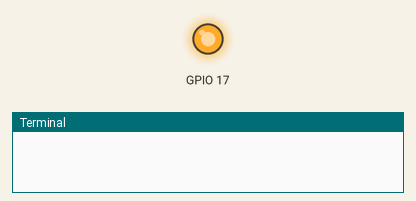
A program run on a simulated Raspberry Pi (BCM pin numbers). Shown: output pins drawn as LEDs (lit = HIGH), the last lines printed to the terminal. At 6.0 s the program stops and its outputs stay as they are.

Above: at 0.1 s.
At 1.1 s:
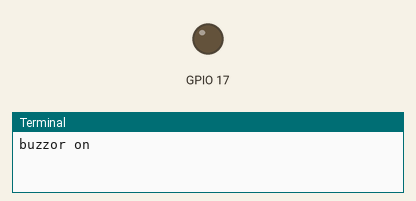
Timing chart, 0 to 2.6 s (numbered marks = the images above):
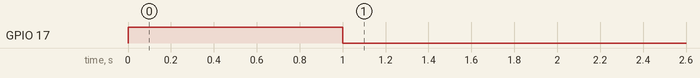

Measured:
- by itself, GPIO 17: LOW → HIGH at 0.00 s, → LOW 1.0 s later

The program:

buzzor_on.py
```python
#硬件：RaspiberryPi 4B  无源蜂鸣器(低电平触发)
#连接方式：3_3V pin1 --- 连接蜂鸣器 VCC
#         BCM17 (board:pin11) ---  连接蜂鸣器I/O
#         GND OV (board:pin25) ---  连接蜂鸣器GND
#内容: 运行程序，蜂鸣器发声5s, 然后关闭，打印关闭蜂鸣器。

import RPi.GPIO as GPIO   #导入RPi的GPIO
from time import sleep

# 设置GPIO使用的编码格式
GPIO.setmode(GPIO.BCM)

GPIO.setup(17,GPIO.OUT)

GPIO.output(17,GPIO.HIGH)
sleep(1)

GPIO.output(17,GPIO.LOW)
print("buzzor on")
sleep(5)

GPIO.output(17,GPIO.HIGH)
print("buzzor off")

#清理
GPIO.cleanup()
```
